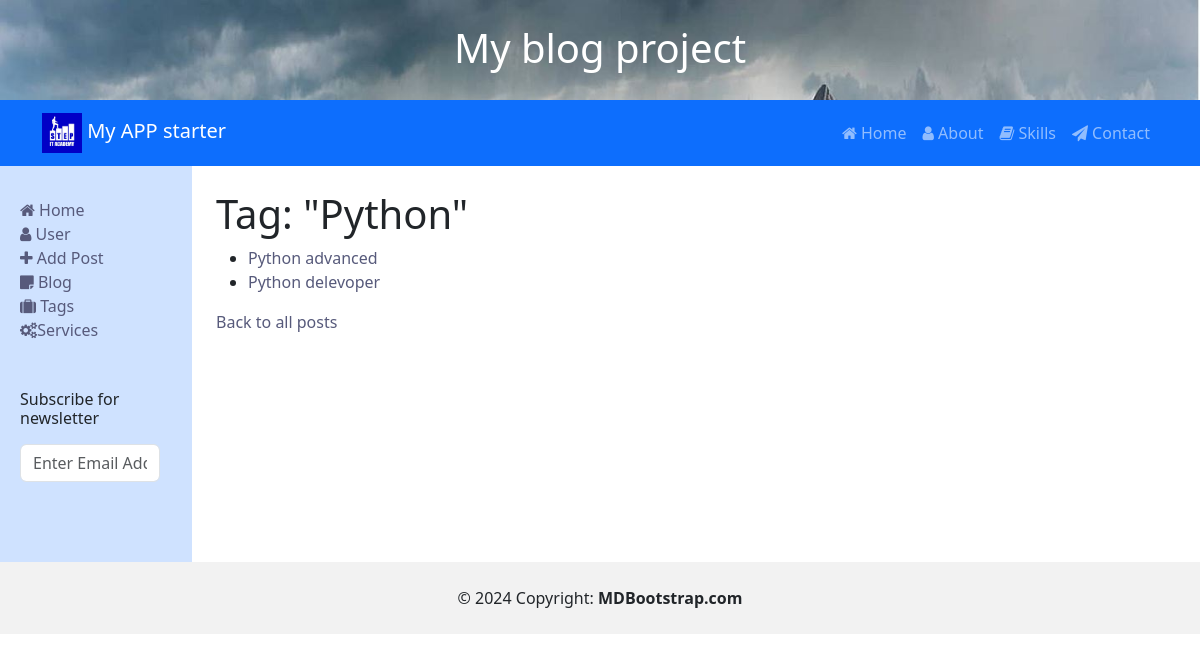
Screenshot of /blog/tag/python/ with the database file from the repository.
### blog/models.py (models this page shows, shortened)
class Tag(models.Model):
    name = models.CharField(max_length=31, unique=True, help_text='A label for name tag.')
    slug = models.SlugField(max_length=31, unique=True, help_text='A label for URL config.')
    class Meta:
        verbose_name = 'Tag'

class Post(models.Model):
    class Status(models.TextChoices):
        DRAFT = ('DF', 'Draft')
        PUBLISHED = ('PB', 'Published')
    title = models.CharField(verbose_name="Назва поста", max_length=20)
    body = models.TextField()
    slug = models.SlugField(max_length=250, unique=True)
    publish = models.DateTimeField(default=timezone.now)
    created = models.DateTimeField(auto_now_add=True)
    updated = models.DateTimeField(auto_now=True)
    status = models.CharField(max_length=2, choices=Status.choices, default=Status.DRAFT)
    tags = models.ManyToManyField("Tag", related_name='blog_posts')
    category = models.ForeignKey("Category", on_delete=models.CASCADE, null=True, related_name="posts")
    objects = models.Manager()
    published = PublisherManager()
    class Meta:
        ordering = ["-publish"]
        verbose_name_plural = "Публікації"
        verbose_name = "Публікація"

### blog/views.py (the view)
# urls.py: path('tag/<slug:slug>/', views.post_by_tag, name='post-by-tag'),
def post_by_tag(request, slug):
    tag_name = get_object_or_404(Tag, slug=slug).name
    posts = Post.objects.filter(tags__slug=slug)
    return render(request, 'blog/post/posts_by_tag.html', {'posts': posts, 'tag_name': tag_name})

### blog/templates/blog/post/posts_by_tag.html (shortened to what this page needs)
{% extends "base.html" %}
{% block content %}
    <h1>Tag: "{{ tag_name }}"</h1>
    {% if posts %}
        <ul>
            {% for post in posts %}
                <li>
                    <a href="{% url 'blog:post-detail' post.id %}">{{ post.title }}</a>
                </li>
            {% endfor %}
        </ul>
    {% else %}
        <p>No posts found with the tag "{{ tag_name }}".</p>
    {% endif %}
    <a href="{% url 'blog:post-list' %}">Back to all posts</a>
{% endblock %}

### blog/static/css/styles.css (style rules this page uses)
body { margin-top:20px; }
a, a:active, a:focus { color: #575a7b; text-decoration: none; transition-timing-function: ease-in-out; -ms-transition-timing-function: ease-in-out; -moz-transition-timing-function: ease-in-out; -webkit-transition-timing-function: ease-in-out; -o-transition-timing-function: ease-in-out; transition-duration: .2s; -ms-transition-duration: .2s; -moz-transition-duration: .2s; -webkit-transition-duration: .2s; -o-transition-duration: .2s; }

### rows the page displays
Tag: name "Python"
Post: title "Python advanced"
Post: title "Python delevoper"
